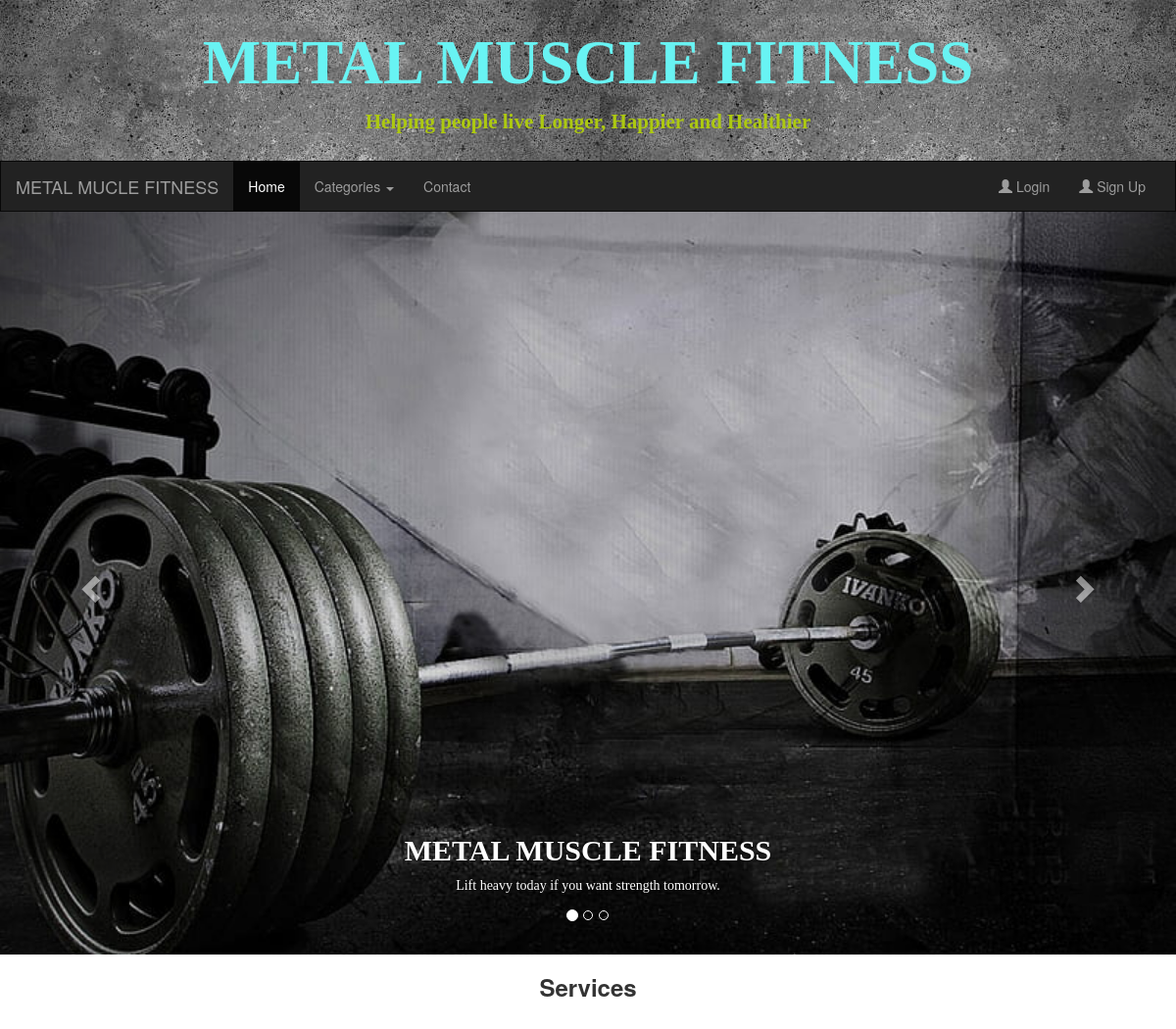
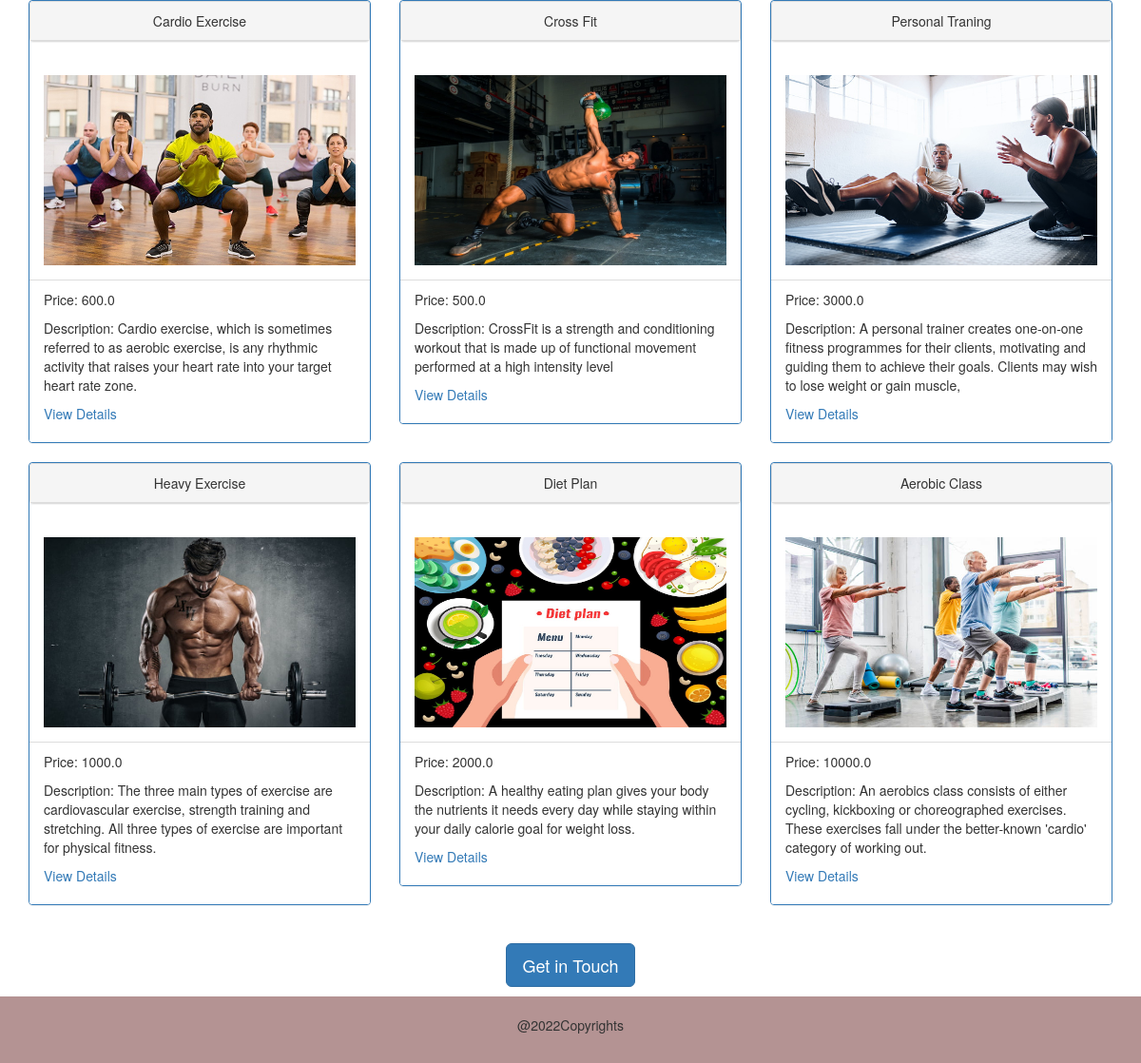
The page / on the database its author committed (2 pictures, top to bottom).
### AdminApp/models.py (models this page shows, shortened)
class Gym(models.Model):
    service_name = models.CharField(max_length=100)
    price = models.FloatField(default=300)
    description = models.CharField(max_length=1000)
    imageurl = models.ImageField(upload_to = "Images",default='abc.jpg')
    category = models.ForeignKey(Category,on_delete = models.CASCADE)
    class Meta:
        db_table = "Gym"

### UserApp/views.py (the view)
# urls.py: path('',views.homepage),
def homepage(request):
    cats=Category.objects.all()
    gyms = Gym.objects.all()
    return render(request,"master.html",{"cats":cats,"gyms":gyms})

### UserApp/templates/master.html (shortened to what this page needs)
{%load static%}
<!DOCTYPE html>
<html lang="en">
<head>
  <link rel="stylesheet" href="https://maxcdn.bootstrapcdn.com/bootstrap/3.4.1/css/bootstrap.min.css">
</head>
<body>
  <div class="jumbotron">
  <div style="color:hsl(180, 85%, 68%)" class="container text-center" >
    <h1 ><b><strong>METAL MUSCLE FITNESS</strong></b></h1>
    <p style="color:#adc910"><b>Helping people live Longer, Happier and Healthier</b></p>
  </div>
  </div>
<nav class="navbar navbar-inverse">
  <div class="container-fluid">
    <div class="navbar-header">
      {%if "uname" in request.session %}
      <a class="navbar-brand" href="#">Welcome {{request.session.uname}}</a>
      {%else%}
      <a class="navbar-brand" href="#">METAL MUCLE FITNESS </a>
      {%endif%}
    </div>
    <div class="collapse navbar-collapse" id="myNavbar">
      <ul class="nav navbar-nav">
        <li class="active"><a href="/">Home</a></li>
        <li class="dropdown">
          <a class="dropdown-toggle" data-toggle="dropdown" href="#">Categories
          <span class="caret"></span></a>
        </li>
        <li><a href="/ContactUs">Contact</a></li>
      </ul>
      <ul class="nav navbar-nav navbar-right">
        {%if "uname" in request.session%}
        <li><a href="/Logout"><span class="glyphicon glyphicon-user"></span> Logout </a></li>
        <li><a href="/ShowAllCartItems"><span class="glyphicon glyphicon-shopping-cart"></span>Cart</a></li>
        {%else%}
        <li><a href="/Login"><span class="glyphicon glyphicon-user"></span> Login </a></li>
        <li><a href="/SignUp"><span class="glyphicon glyphicon-user"></span> Sign Up </a></li>
        {%endif%}
      </ul>
    </div>
  </div>
</nav>
<div id="myCarousel" class="carousel slide" data-ride="carousel">
    <ol class="carousel-indicators">
      <li data-target="#myCarousel" data-slide-to="0" class="active"></li>
      <li data-target="#myCarousel" data-slide-to="1"></li>
      <li data-target="#myCarousel" data-slide-to="2"></li>
    </ol>
    <div class="carousel-inner" role="listbox" style="font-family:serif">
      <div class="item active">
        <img src="{% static 'images/Lift.jpg' %}" alt="" width="2000" height="100">
        <div class="carousel-caption">
          <h2><b>METAL MUSCLE FITNESS</b></h2>
          <p>Lift heavy today if you want strength tomorrow.</p>
        </div>
      </div>
    </div>
    <a class="left carousel-control" href="#myCarousel" role="button" data-slide="prev">
      <span class="glyphicon glyphicon-chevron-left" aria-hidden="true"></span>
    </a>
    <a class="right carousel-control" href="#myCarousel" role="button" data-slide="next">
      <span class="glyphicon glyphicon-chevron-right" aria-hidden="true"></span>
    </a>
</div>
{%block content%}
  <h3><center><b>Services</b></center></h3><br>
  <div class="container">
    <div class="row">
      {% for gym in gyms%}
      <div class="col-sm-4">
        <div class="panel panel-primary">
          <div class="panel panel-default text-center">
          <div class="panel-heading">{{gym.service_name}}</div></div>
          <div class="panel-body"><img src="{{gym.imageurl.url}}" class="img-responsive" style="width:400px;height:200px" alt="Image"></div>
          <div class="panel-footer">
            <P>Price: {{gym.price}} </P>
            <P>Description: {{gym.description}}</P>
            <P><a href='/ViewDetails/{{gym.id}}'>View Details</a></P>
          </div>
        </div>
      </div>
      {%endfor%}
    </div>
  </div>
{%endblock%}
<center>
  <a href="/ContactUs"> <p><br><button class="btn btn-primary btn-lg">Get in Touch</button></p></a>
</center>
<footer class="container-fluid text-center">
 <p>@2022Copyrights</p>
</footer>
</body>
</html>

### rows shown on the page
Gym: service_name "Cardio Exercise", imageurl (picture), price "600.0", description "Cardio exercise, which is sometimes referred to as aerobic exercise, is any rhythmic activity that raises your heart rate into your target heart rate zone."
Gym: service_name "Cross Fit", imageurl (picture), price "500.0", description "CrossFit is a strength and conditioning workout that is made up of functional movement performed at a high intensity level"
Gym: service_name "Personal Traning", imageurl (picture), price "3000.0", description "A personal trainer creates one-on-one fitness programmes for their clients, motivating and guiding them to achieve their goals. Clients may wish to lose weight or gain muscle,"
Gym: service_name "Heavy Exercise", imageurl (picture), price "1000.0", description "The three main types of exercise are cardiovascular exercise, strength training and stretching. All three types of exercise are important for physical fitness."
Gym: service_name "Diet Plan", imageurl (picture), price "2000.0", description "A healthy eating plan gives your body the nutrients it needs every day while staying within your daily calorie goal for weight loss."
Gym: service_name "Aerobic Class", imageurl (picture), price "10000.0", description "An aerobics class consists of either cycling, kickboxing or choreographed exercises. These exercises fall under the better-known 'cardio' category of working out."
